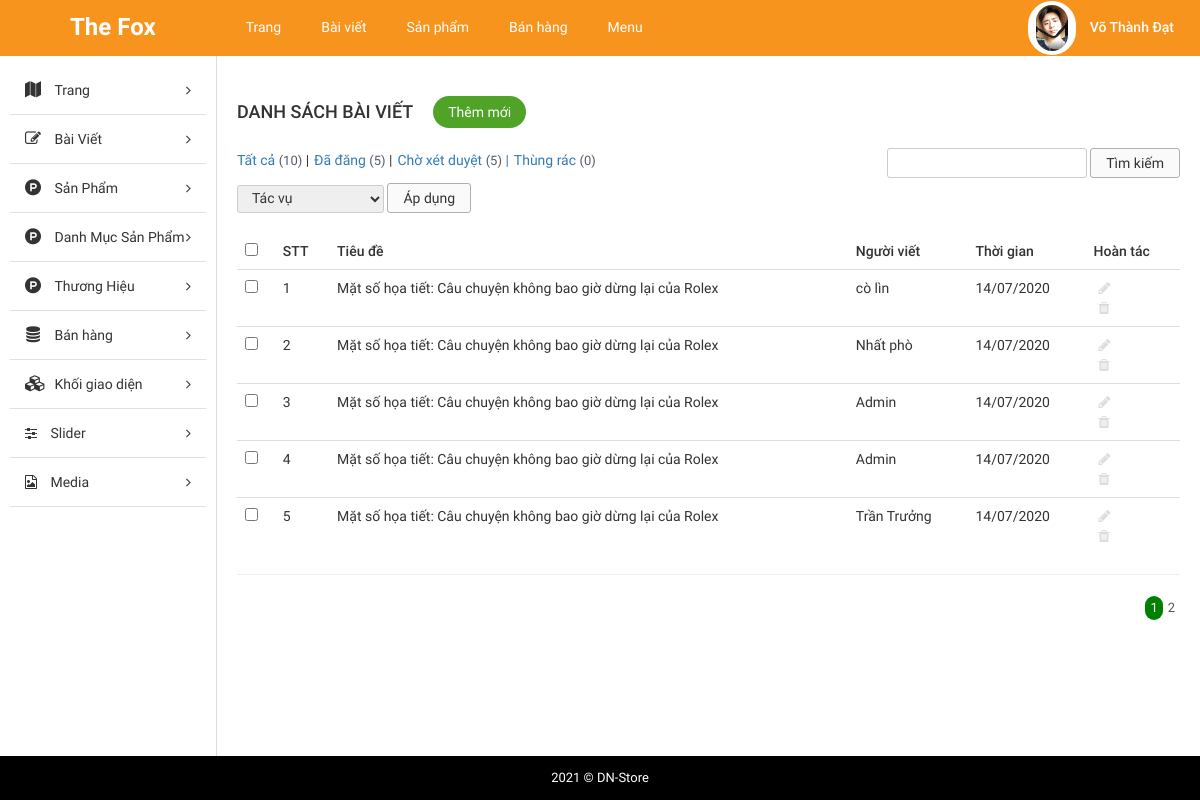
The page /STORE/admin/index.php?modules=blogs&controllers=index&action=list (signed in) on the database its author committed.
### tables this page shows
CREATE TABLE `tbl_blog` (
  `id` int(11) NOT NULL,
  `title` text NOT NULL,
  `content` text NOT NULL,
  `user` varchar(255) NOT NULL,
  `create_date` varchar(255) NOT NULL,
  `description` text NOT NULL,
  `image` varchar(255) NOT NULL
);

### STORE/admin/libraries/database.php (called while the page is built, shortened)
<?php
function db_query($query_string) {
    global $conn;
    $result = mysqli_query($conn, $query_string);
    return $result;
}
function db_fetch_array($query_string) {
    $result = array();
    $mysqli_result = db_query($query_string);
    while ($row = mysqli_fetch_assoc($mysqli_result)) {
        $result[] = $row;
    }
    return $result;
}

### STORE/admin/modules/blogs/models/indexModel.php (called while the page is built, shortened)
<?php
function getAll() {
	return db_fetch_array("SELECT * FROM `tbl_blog`");
}
 ?>

### STORE/admin/modules/blogs/controllers/indexController.php (called while the page is built, shortened)
<?php
function listAction(){
	$data_tmp = getAll();
	if(!empty($_GET['page'])){
		$page = $_GET['page'];
	}else{
		$page =1;
	}
	$numProduct = count($data_tmp);
	$productOnPage = 5;
	$num = ceil($numProduct/$productOnPage);
	$start = ($page - 1) * $productOnPage;
	$res =[];
	for ($i=$start; $i < $start+$productOnPage; $i++) {
		if(isset($data_tmp[$i]))
        $res[] = $data_tmp[$i];
	};
	$data = [$res, $num, $page];
	load_view('list',$data);;
}

### STORE/admin/core/router.php (called while the page is built, shortened)
<?php
$action_name = get_action().'Action';
call_function(array('construct', $action_name));

### STORE/admin/core/appload.php (called while the page is built, shortened)
<?php
require CONFIGPATH . DIRECTORY_SEPARATOR . 'database.php';
require LIBPATH . DIRECTORY_SEPARATOR . 'database.php';
require COREPATH . DIRECTORY_SEPARATOR . 'base.php';
require COREPATH . DIRECTORY_SEPARATOR . 'router.php';

### STORE/admin/index.php (called while the page is built, shortened)
<?php
require COREPATH.DIRECTORY_SEPARATOR.'appload.php';

### STORE/admin/modules/blogs/views/listView.php (the view, shortened to what this page needs)
<?php get_header(); ?>
<div id="main-content-wp" class="list-post-page">
    <div class="wrap clearfix">
        <?php get_sidebar(); ?>
        <div id="content" class="fl-right">
            <div class="section" id="title-page">
                <div class="clearfix">
                    <h3 id="index" class="fl-left">Danh sách bài viết</h3>
                    <a href="?modules=blogs&controllers=index&action=add" title="" id="add-new" class="fl-left">Thêm mới</a>
                </div>
            </div>
            <div class="section" id="detail-page">
                <div class="section-detail">
                    <div class="filter-wp clearfix">
                        <ul class="post-status fl-left">
                            <li class="all"><a href="">Tất cả <span class="count">(10)</span></a> |</li>
                            <li class="publish"><a href="">Đã đăng <span class="count">(5)</span></a> |</li>
                            <li class="pending"><a href="">Chờ xét duyệt <span class="count">(5)</span> |</a></li>
                            <li class="trash"><a href="">Thùng rác <span class="count">(0)</span></a></li>
                        </ul>
                        <form method="GET" class="form-s fl-right">
                            <input type="text" name="s" id="s">
                            <input type="submit" name="sm_s" value="Tìm kiếm">
                        </form>
                    </div>
                    <div class="actions">
                        <form method="GET" action="" class="form-actions">
                            <select name="actions">
                                <option value="0">Tác vụ</option>
                            </select>
                            <input type="submit" name="sm_action" value="Áp dụng">
                        </form>
                    </div>
                    <div class="table-responsive">
                        <table class="table list-table-wp">
                            <thead>
                                <tr>
                                    <td><input type="checkbox" name="checkAll" id="checkAll"></td>
                                    <td><span class="thead-text">STT</span></td>
                                    <td ><span class="thead-text" >Tiêu đề</span></td>
                                    <td><span class="thead-text">Người viết</span></td>
                                    <td><span class="thead-text">Thời gian</span></td>
                                    <td><span class="thead-text">Hoàn tác</span></td>
                                </tr>
                            </thead>
                            <tbody>
                                <?php $i=0;if(!empty($data['0'])) foreach ($data['0'] as  $value) { $i++;?>
                                <tr>
                                    <td><input type="checkbox" name="checkItem" class="checkItem"></td>
                                    <td><span class="tbody-text"><?php echo $i; ?></h3></span>
                                    <td ><span class="tbody-text"><?php echo $value['title']; ?></span> </td>
                                    <td><span class="tbody-text"><?php echo $value['user']; ?></span></td>
                                    <td><span class="tbody-text"><?php echo $value['create_date']; ?></span></td>
                                    <td>
                                        <ul class="list-operation ">
                                            <li><a href="?modules=blogs&controllers=index&action=edit&id=<?php echo $value['id']; ?>" title="Sửa" class="edit"><i class="fa fa-pencil" aria-hidden="true"></i></a></li>
                                            <li><a href="?modules=blogs&controllers=index&action=delete&id=<?php echo $value['id']; ?>" title="Xóa" class="delete"><i class="fa fa-trash" aria-hidden="true"></i></a></li>
                                        </ul>
                                    </td>
                                </tr>
                                <?php }; ?>
                            </tbody>
                        </table>
                        <hr>
                    </div>
                </div>
            </div>
            <div class="section" id="paging-wp">
                <div class="section-detail clearfix">
                    <ul id="list-paging" class="fl-right">
                        <?php for ($i=1; $i <= $data['1'] ; $i++) { ?>
                        <li>
                            <a <?php if($i == $data['2']) echo 'style="background-color: green;color:white; border-radius:300px;"';  ?>  href="?modules=categorys&controllers=index&action=list&page=<?php echo $i; ?>" title=""><?php echo $i; ?></a>
                        </li>
                        <?php }; ?>
                    </ul>
                </div>
            </div>
        </div>
    </div>
</div>
<?php get_footer(); ?>

### STORE/admin/core/base.php (shortened to what this page needs)
<?php
function get_module() {
    global $config;
    $module = isset($_GET['modules']) ? $_GET['modules'] : $config['default_module'];
    return $module;
}
function call_function($list_function = array()) {
    if (is_array($list_function)) {
        foreach ($list_function as $f) {
            if (function_exists($f())) {
                $f();
            }
        }
    }
}
function load_view($name, $data_send = array()) {
    $data = $data_send;
    $path = MODULESPATH . DIRECTORY_SEPARATOR . get_module() . DIRECTORY_SEPARATOR . 'views' . DIRECTORY_SEPARATOR . $name . 'View.php';
    if (file_exists($path)) {
        require $path;
    } else {
        echo "Không tìm thấy {$path}";
    }
}
function get_header($name = '') {
    if (empty($name)) {
        $name = 'header';
    } else {
        $name = "header-{$name}";
    }
    $path = LAYOUTPATH . DIRECTORY_SEPARATOR . $name . '.php';
    if (file_exists($path)) {
        require $path;
    } else {
        echo "Không tìm thấy {$path}";
    }
}
function get_footer($name = '') {
    if (empty($name)) {
        $name = 'footer';
    } else {
        $name = "footer-{$name}";
    }
    $path = LAYOUTPATH . DIRECTORY_SEPARATOR . $name . '.php';
    if (file_exists($path)) {
        require $path;
    } else {
        echo "Không tìm thấy {$path}";
    }
}
function get_sidebar($name = '') {
    if (empty($name)) {
        $name = 'sidebar';
    } else {
        $name = "sidebar-{$name}";
    }
    $path = LAYOUTPATH . DIRECTORY_SEPARATOR . $name . '.php';
    if (file_exists($path)) {
        require $path;
    } else {
        echo "Không tìm thấy {$path}";
    }
}
?>

### STORE/admin/layout/header.php (shortened to what this page needs)
<!DOCTYPE html>
<html>
    <head>
        <link href="public/css/bootstrap/bootstrap.min.css" rel="stylesheet" type="text/css"/>
        <link href="public/css/bootstrap/bootstrap-theme.min.css" rel="stylesheet" type="text/css"/>
        <link href="public/reset.css" rel="stylesheet" type="text/css"/>
        <link href="public/css/font-awesome/css/font-awesome.min.css" rel="stylesheet" type="text/css"/>
        <link href="public/style.css" rel="stylesheet" type="text/css"/>
        <link href="public/responsive.css" rel="stylesheet" type="text/css"/>
    </head>
    <body>
        <div id="site">
            <div id="container">
                <div id="header-wp">
                    <div class="wp-inner clearfix" style="background: #F7941D;">
                        <a href="?modules=home" title="" id="logo" class="fl-left">The Fox</a>
                        <ul id="main-menu" class="fl-left">
                            <li>
                                <a href="?page=list_post" title="">Trang</a>
                            </li>
                            <li>
                                <a href="?page=list_post" title="">Bài viết</a>
                            </li>
                            <li>
                                <a href="?modules=products&controllers=index&action=list" title="">Sản phẩm</a>
                            </li>
                            <li>
                                <a href="" title="">Bán hàng</a>
                            </li>
                            <li>
                                <a href="?modules=home" title="" >Menu</a>
                            </li>
                        </ul>
                        <div id="dropdown-user" class="dropdown dropdown-extended fl-right">
                            <button class="dropdown-toggle clearfix" type="button"  data-toggle="dropdown" aria-haspopup="true" aria-expanded="true">
                                <div id="thumb-circle" class="fl-left" style="border-radius: 100px; background-color: white;">
                                    <img style="max-width: 46px; max-height: 46px;border-radius: 46px;" src="public/images/avt2.png">
                                </div>
                                <h3 id="account" class="fl-right"><?php echo $_SESSION['fullname'] ;?></h3>
                            </button>
                        </div>
                    </div>
                </div>

### STORE/admin/layout/sidebar.php (shortened to what this page needs)
<div id="sidebar" class="fl-left">
    <ul id="sidebar-menu">
        <li class="nav-item">
            <a href="" title="" class="nav-link nav-toggle">
                <span class="fa fa-map icon"></span>
                <span class="title">Trang</span>
            </a>
        </li>
        <li class="nav-item">
            <a href="" title="" class="nav-link nav-toggle">
                <span class="fa fa-pencil-square-o icon"></span>
                <span class="title">Bài Viết</span>
            </a>
        </li>
        <li class="nav-item">
            <a href="" title="" class="nav-link nav-toggle">
                <span class="fa fa-product-hunt icon"></span>
                <span class="title">Sản Phẩm</span>
            </a>
        </li>
        <li class="nav-item">
            <a href="" title="" class="nav-link nav-toggle">
                <span class="fa fa-product-hunt icon"></span>
                <span class="title">Danh Mục Sản Phẩm</span>
            </a>
        </li>
            <li class="nav-item">
            <a href="" title="" class="nav-link nav-toggle">
                <span class="fa fa-product-hunt icon"></span>
                <span class="title">Thương Hiệu</span>
            </a>
        </li>
        <li class="nav-item">
            <a href="" title="" class="nav-link nav-toggle">
                <span class="fa fa-database icon"></span>
                <span class="title">Bán hàng</span>
            </a>
        </li>
        <li class="nav-item">
            <a href="#" title="" class="nav-link nav-toggle">
                <span class="fa fa-cubes icon"></span>
                <span class="title">Khối giao diện</span>
            </a>
        </li>
        <li class="nav-item">
            <a href="#" title="" class="nav-link nav-toggle">
                <i class="fa fa-sliders" aria-hidden="true"></i>
                <span class="title">Slider</span>
            </a>
        </li>
        <li class="nav-item">
            <a href="#" title="" class="nav-link nav-toggle">
                <i class="fa fa-file-image-o" aria-hidden="true"></i>
                <span class="title">Media</span>
            </a>
        </li>
    </ul>
</div>

### STORE/admin/layout/footer.php
<div id="footer-wp">
    <div class="wp-inner">
        <p id="copyright" style="background:black;">2021 © DN-Store</p>
    </div>
</div>
</div>
</div>
</body>
</html>

### STORE/admin/public/css/import/global.css (style rules this page uses)
body { font-family: "Roboto Regular"; font-size: 14px; line-height: 24px; color: #333; }
.fl-left { float: left; }
.fl-right { float: right; }
img { max-width: 100%; height: auto; display: block; }
ul li { list-style: none!important; }
a { text-decoration: none!important; }
.dropdown .dropdown-toggle { background: none; border: none; outline: none; }

### STORE/admin/public/css/import/list_post.css (style rules this page uses)
#header-wp { background: #4fa327; }
#main-menu li { float: left; }
#main-menu li a { display: block; color: #fff; padding: 15px 20px; }
#logo { font-family: 'Roboto Bold'; font-weight: normal; color: #fff; font-size: 24px; padding: 15px 70px; }
#thumb-circle { display: block; padding: 4px 8px; background: #ddd; }
#account { font-family: 'Roboto Medium'; font-weight: normal; color: #fff; padding: 14px 20px 14px 14px; }
#sidebar { width: 18%; padding: 10px; }
#content { width: 82%; border-left: 1px solid #ddd; padding: 20px; }
#add-new { display: inline-block; color: #fff; background: #4fa327; padding: 4px 15px; margin: 20px; border-radius: 20px; }
#index { font-family: 'Roboto Medium'; font-weight: normal; text-transform: uppercase; font-size: 18px; padding: 24px 0px; }
.list-table-wp thead tr td { font-family: 'Roboto Medium'; font-weight: normal; }
.list-operation li { float: left; }
.list-operation li a { display: block; padding: 0px 5px; color: #ddd; }
.list-operation { width: 25%; }
#list-paging li { float: left; }
#list-paging li a { display: inline-block; color: #555; font-size: 13px; padding: 0px 5px; }
#main-menu > li { position: relative; }
#copyright { display: block; text-align: center; color: #fff; font-size: 13px; background: #4FA327; padding: 10px 0px; }
.filter-wp { margin-bottom: 5px; }
.actions { margin-bottom: 20px; }
.post-status li { float: left; font-size: 14px; margin-right: 5px; }
.post-status li .count { color: #555d66; font-size: 13px; display: inline-block; }
.form-s input[type="text"], .form-actions select { border-radius: 3px; border: 1px solid #ccc; padding: 2px 10px; }
.form-s input[type="submit"], .form-actions input[type="submit"] { border-radius: 3px; border: 1px solid #afafaf; padding: 2px 15px; background: #fafafa; }
.form-actions select { padding: 4px 10px; }

### STORE/admin/public/css/import/sidebar.css (style rules this page uses)
#sidebar-menu .nav-item .nav-link { position: relative; display: block; color: #333; text-decoration: none!important; padding: 12px 15px; border-bottom: 1px solid #e0e0e0; }
#sidebar-menu .nav-item .nav-link .icon { display: inline-block; font-size: 16px; line-height: normal; width: 1em; text-align: center; }
#sidebar-menu .nav-item .nav-link .title { display: inline-block; padding-left: 10px; }

### STORE/admin/public/css/import/menu.css (style rules this page uses)
.actions select { border-radius: 3px; border: 1px solid #ccc; padding: 4px 10px; }

### STORE/admin/public/css/import/detail_order.css (style rules this page uses)
.table { margin-bottom: 0!important; }

### rows shown on the page
tbl_blog: title "Mặt số họa tiết: Câu chuyện không bao giờ dừng lại của Rolex", user "cò lìn", create_date "14/07/2020"
tbl_blog: title "Mặt số họa tiết: Câu chuyện không bao giờ dừng lại của Rolex", user "Nhất phò", create_date "14/07/2020"
tbl_blog: title "Mặt số họa tiết: Câu chuyện không bao giờ dừng lại của Rolex", user "Admin", create_date "14/07/2020"
tbl_blog: title "Mặt số họa tiết: Câu chuyện không bao giờ dừng lại của Rolex", user "Admin", create_date "14/07/2020"
tbl_blog: title "Mặt số họa tiết: Câu chuyện không bao giờ dừng lại của Rolex", user "Trần Trưởng", create_date "14/07/2020"
